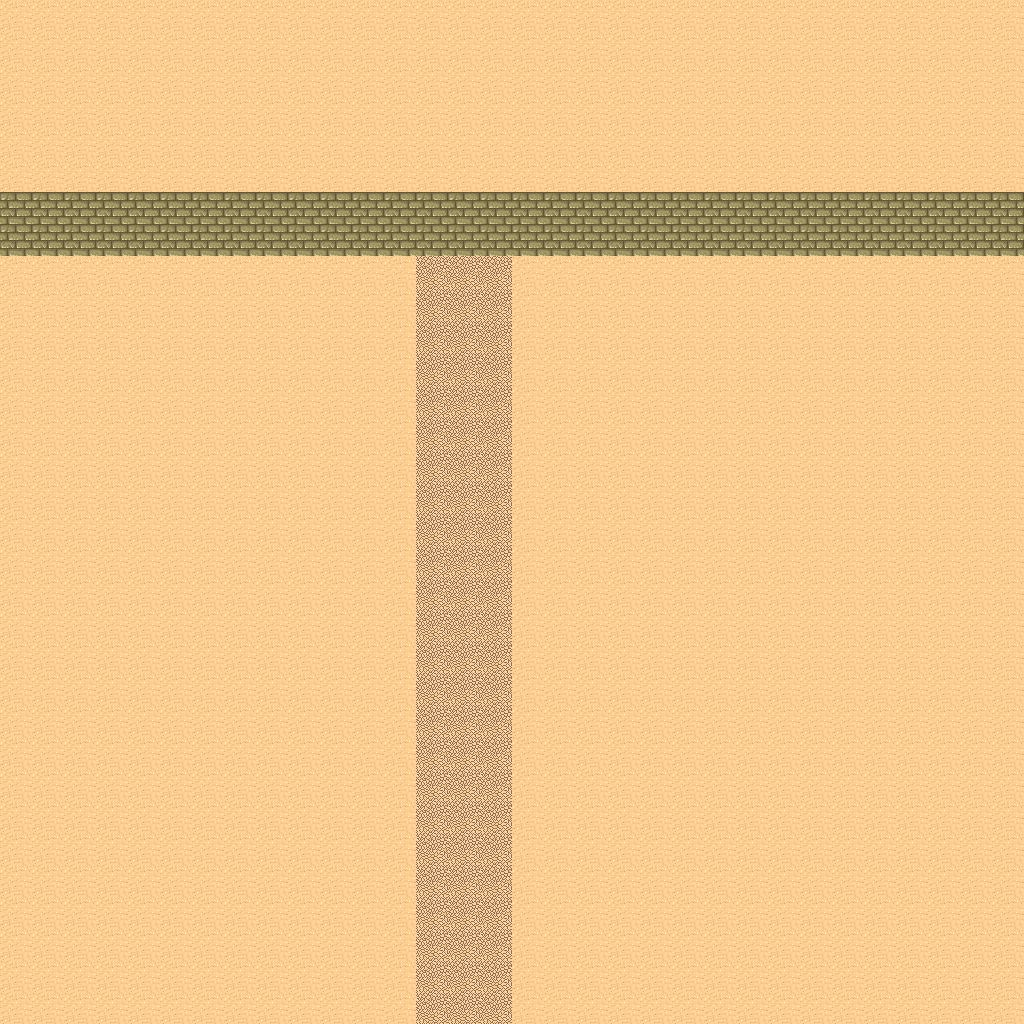

A 2D game scene composited from a Tiled map and its tileset images. What follows is a short description and the map's XML, with each tile layer's data collapsed to a summary:
An orthogonal 32x32 tile map with 32x32 px tiles, 1 tile layer (Tile Layer 1).

<map version="1.0" orientation="orthogonal" renderorder="right-down" width="32" height="32" tilewidth="32" tileheight="32" nextobjectid="1">
 <tileset firstgid="1" name="desert" tilewidth="32" tileheight="32" spacing="1" tilecount="48">
  <image source="../Images/map/desert.png" width="263" height="197" />
 </tileset>
 <layer name="Tile Layer 1" width="32" height="32">
  <data>[1024 cells, 1024 non-empty, 3 distinct tile ids]</data>
 </layer>
</map>
